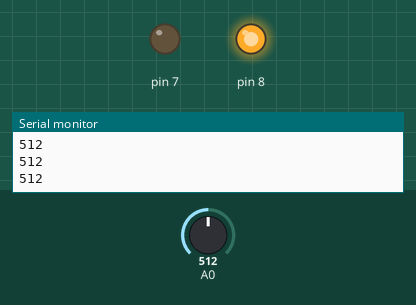
Bench run of a sketch on a simulated Arduino Uno, built with avr-gcc and run on an emulated ATmega328P. On the bench: output pins drawn as LEDs (lit = HIGH), the last lines printed to the serial monitor. Inputs (shaded band) come from the test bench; at power-on: A0 = 512.

Above: at 1.2 s.
1.3 s: A0 set to 588
2.8 s: A0 set to 617
At 3.1 s:
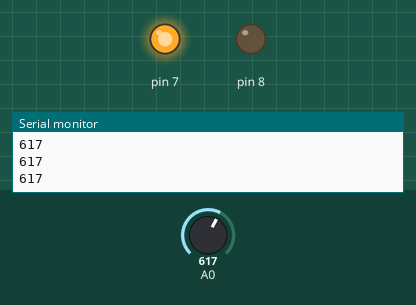
4.3 s: A0 set to 390
At 5.4 s:
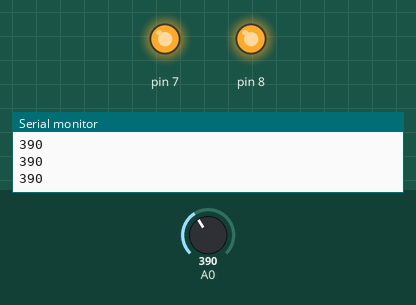
5.8 s: A0 set to 415
At 6.6 s:
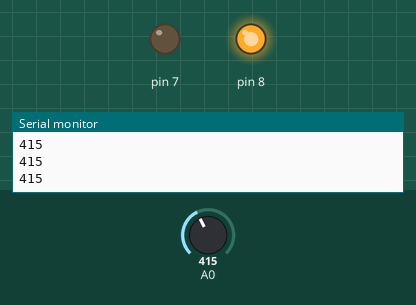
7.3 s: A0 set to 306
At 7.7 s:
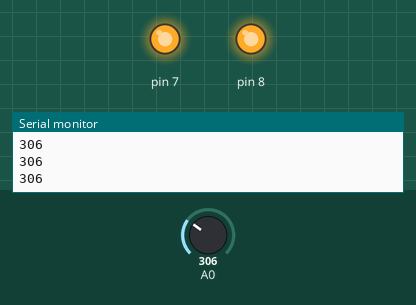
Timing chart, 0 to 9.8 s (numbered marks = the images above; inputs shaded):
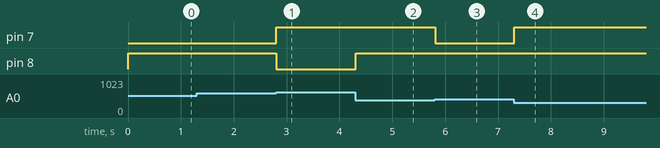

The sketch:

tre.ino
```cpp
// Variabler som vi skapar här
// finns i hela programmet
int sensor;
void setup() {
  // put your setup code here, to run once:
  // Kontakt etableras med din PC, serieporten används
  // Arduino och PC:n kommer överens om hur kommunikationen
  // ska gå till. Bland annat att hastigheten ska vara 9600 Buad
  Serial.begin(9600);
  // "pin" A0 (står A0 på Arduinon) ställs in för att användas för
  // input, invärde till Arduinon
  pinMode(A0,INPUT);
  // "pin" 7 och 8 (står 7 och 8 på Arduinon) ställs in för att användas för
  // output, utvärde från Arduinon
  pinMode(7,OUTPUT);
  pinMode(8,OUTPUT);
}

void loop() {
  // put your main code here, to run repeatedly:
  // Variabeln "sensor" tilldelas (får värde) från
  // pin A0.
  // Ändring av ljuset som lyser på den ljuskänsliga resistorn gör att spänningen
  // ändras.
  // Arduino förvandlar spänningen till heltal som går att behandla
  sensor = analogRead(A0);
  // Siffervärdet som "sensor" har skrivs ut på din PC
  Serial.println(sensor);
  // Om sensor är större än 600
  if (sensor > 600) { // Gör det som börjar här
    //  Serial.println("SANT!");
      // Lysdiod kopplad till pin 7 ska lysa
      digitalWrite(7,HIGH);
      // Lysdiod kopplad till pin 8 ska vara släkt
      digitalWrite(8,LOW);

  } // och slutar här
  // Om inte (sensor > 600) är sant
  // prövas nästa vilkor (sensor > 400)
  else if (sensor > 400) {
    //Serial.println("FALSKT!");
    digitalWrite(8,HIGH);
    digitalWrite(7,LOW);
  }
  // Om inget är sant
  // varken (sensor > 600) eller (sensor > 400)
  // så ska båda lysdioderna lysa.
  else {
    digitalWrite(8,HIGH);
    digitalWrite(7,HIGH);
  }

}
```

Measured:
- the behaviour switches between 600 and 601 on A0 (found by bisection; images 0 and 1)
- the behaviour switches between 400 and 401 on A0 (found by bisection; images 2 and 3)
- after the input at 2.8 s, pin 7: LOW → HIGH at once; pin 8: HIGH → LOW at once
- after the input at 4.3 s, pin 8: LOW → HIGH at once
- after the input at 5.8 s, pin 7: HIGH → LOW at once
- after the input at 7.3 s, pin 7: LOW → HIGH at once
